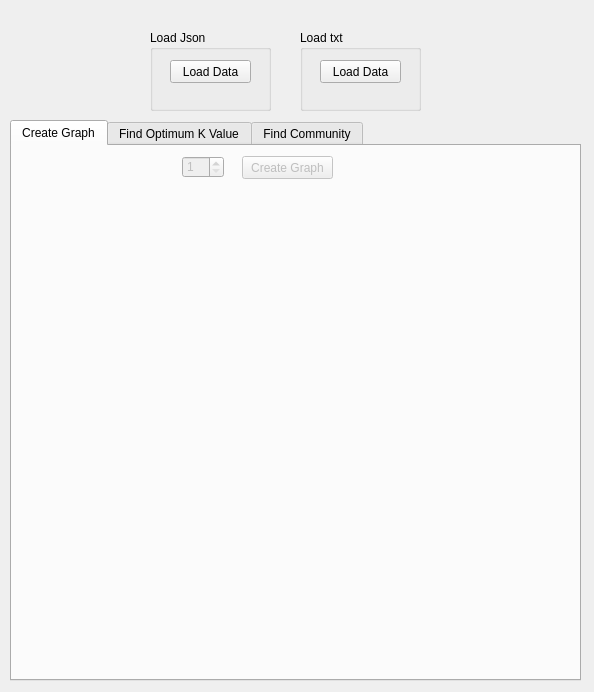
<?xml version="1.0" encoding="UTF-8"?>
<ui version="4.0">
 <class>Form</class>
 <widget class="QWidget" name="Form">
  <property name="geometry">
   <rect>
    <x>0</x>
    <y>0</y>
    <width>594</width>
    <height>692</height>
   </rect>
  </property>
  <property name="sizePolicy">
   <sizepolicy hsizetype="Fixed" vsizetype="Fixed">
    <horstretch>0</horstretch>
    <verstretch>0</verstretch>
   </sizepolicy>
  </property>
  <property name="minimumSize">
   <size>
    <width>594</width>
    <height>692</height>
   </size>
  </property>
  <property name="maximumSize">
   <size>
    <width>594</width>
    <height>692</height>
   </size>
  </property>
  <property name="windowTitle">
   <string>Community Detection</string>
  </property>
  <widget class="QGroupBox" name="groupBox_json">
   <property name="geometry">
    <rect>
     <x>150</x>
     <y>30</y>
     <width>121</width>
     <height>81</height>
    </rect>
   </property>
   <property name="title">
    <string>Load Json</string>
   </property>
   <widget class="QPushButton" name="pushButton_loadData_json">
    <property name="geometry">
     <rect>
      <x>20</x>
      <y>30</y>
      <width>81</width>
      <height>23</height>
     </rect>
    </property>
    <property name="text">
     <string>Load Data</string>
    </property>
   </widget>
  </widget>
  <widget class="QGroupBox" name="groupBox_txt">
   <property name="geometry">
    <rect>
     <x>300</x>
     <y>30</y>
     <width>121</width>
     <height>81</height>
    </rect>
   </property>
   <property name="title">
    <string>Load txt</string>
   </property>
   <widget class="QPushButton" name="pushButton_loadData_txt">
    <property name="geometry">
     <rect>
      <x>20</x>
      <y>30</y>
      <width>81</width>
      <height>23</height>
     </rect>
    </property>
    <property name="text">
     <string>Load Data</string>
    </property>
   </widget>
  </widget>
  <widget class="QTabWidget" name="tabWidget">
   <property name="geometry">
    <rect>
     <x>10</x>
     <y>120</y>
     <width>571</width>
     <height>561</height>
    </rect>
   </property>
   <property name="currentIndex">
    <number>0</number>
   </property>
   <widget class="QWidget" name="tab_create_graph">
    <attribute name="title">
     <string>Create Graph</string>
    </attribute>
    <widget class="QPushButton" name="pushButton_create_graph">
     <property name="enabled">
      <bool>false</bool>
     </property>
     <property name="geometry">
      <rect>
       <x>230</x>
       <y>10</y>
       <width>91</width>
       <height>23</height>
      </rect>
     </property>
     <property name="text">
      <string>Create Graph</string>
     </property>
    </widget>
    <widget class="QSpinBox" name="spinBox_upper">
     <property name="enabled">
      <bool>false</bool>
     </property>
     <property name="geometry">
      <rect>
       <x>170</x>
       <y>10</y>
       <width>42</width>
       <height>22</height>
      </rect>
     </property>
     <property name="minimum">
      <number>1</number>
     </property>
     <property name="maximum">
      <number>999999999</number>
     </property>
    </widget>
    <widget class="QLabel" name="graph_base">
     <property name="enabled">
      <bool>true</bool>
     </property>
     <property name="geometry">
      <rect>
       <x>40</x>
       <y>50</y>
       <width>461</width>
       <height>441</height>
      </rect>
     </property>
     <property name="text">
      <string/>
     </property>
     <property name="scaledContents">
      <bool>true</bool>
     </property>
    </widget>
   </widget>
   <widget class="QWidget" name="tab_optimum">
    <attribute name="title">
     <string>Find Optimum K Value</string>
    </attribute>
    <widget class="QLabel" name="graph_optimum">
     <property name="enabled">
      <bool>true</bool>
     </property>
     <property name="geometry">
      <rect>
       <x>40</x>
       <y>50</y>
       <width>461</width>
       <height>441</height>
      </rect>
     </property>
     <property name="text">
      <string/>
     </property>
     <property name="scaledContents">
      <bool>true</bool>
     </property>
    </widget>
    <widget class="QPushButton" name="pushButton_find_optimum">
     <property name="enabled">
      <bool>false</bool>
     </property>
     <property name="geometry">
      <rect>
       <x>230</x>
       <y>10</y>
       <width>91</width>
       <height>23</height>
      </rect>
     </property>
     <property name="text">
      <string>Find Optimum K</string>
     </property>
    </widget>
    <widget class="QPushButton" name="pushButton_optimum_save">
     <property name="enabled">
      <bool>false</bool>
     </property>
     <property name="geometry">
      <rect>
       <x>220</x>
       <y>500</y>
       <width>121</width>
       <height>23</height>
      </rect>
     </property>
     <property name="text">
      <string>Save Communities</string>
     </property>
    </widget>
   </widget>
   <widget class="QWidget" name="tab_community">
    <attribute name="title">
     <string>Find Community</string>
    </attribute>
    <widget class="QLabel" name="graph_community">
     <property name="enabled">
      <bool>true</bool>
     </property>
     <property name="geometry">
      <rect>
       <x>10</x>
       <y>50</y>
       <width>541</width>
       <height>441</height>
      </rect>
     </property>
     <property name="text">
      <string/>
     </property>
     <property name="scaledContents">
      <bool>true</bool>
     </property>
    </widget>
    <widget class="QPushButton" name="pushButton_community">
     <property name="enabled">
      <bool>false</bool>
     </property>
     <property name="geometry">
      <rect>
       <x>230</x>
       <y>10</y>
       <width>101</width>
       <height>23</height>
      </rect>
     </property>
     <property name="text">
      <string>Find Community</string>
     </property>
    </widget>
    <widget class="QSpinBox" name="spinBox_k">
     <property name="enabled">
      <bool>false</bool>
     </property>
     <property name="geometry">
      <rect>
       <x>170</x>
       <y>10</y>
       <width>42</width>
       <height>22</height>
      </rect>
     </property>
     <property name="minimum">
      <number>1</number>
     </property>
     <property name="maximum">
      <number>999999999</number>
     </property>
    </widget>
    <widget class="QPushButton" name="pushButton_community_save">
     <property name="enabled">
      <bool>false</bool>
     </property>
     <property name="geometry">
      <rect>
       <x>220</x>
       <y>500</y>
       <width>121</width>
       <height>23</height>
      </rect>
     </property>
     <property name="text">
      <string>Save Community</string>
     </property>
    </widget>
   </widget>
  </widget>
 </widget>
 <resources/>
 <connections/>
</ui>
